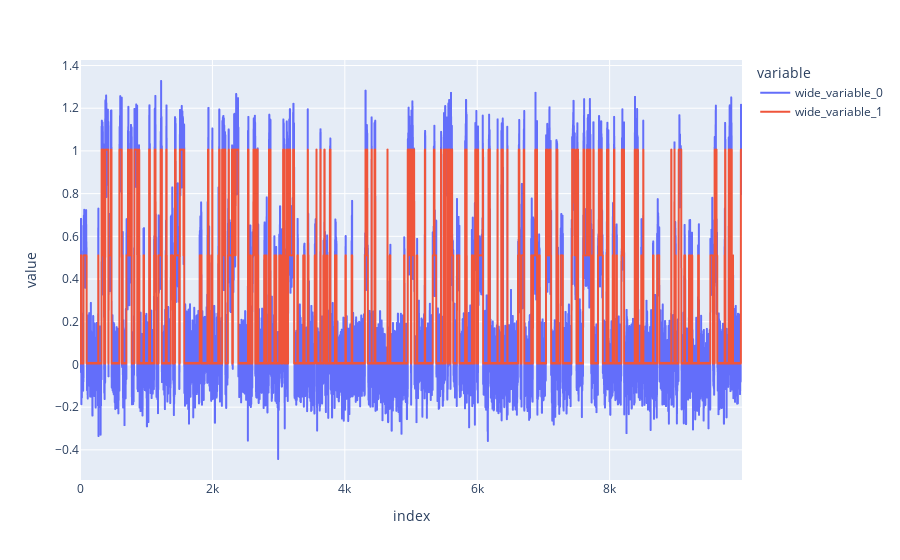

The notebook cell saved with this chart:
### Code cell
px.line(y=[np.array(values).flatten(), predictions])

### Figure 1 — Plotly figure (JSON) as saved in the notebook; plotly's stock layout.template omitted (floating-point values rounded to 4 significant figures; data arrays with more than 128 entries replaced by an {"elided": "..."} marker saying what was removed)
{"data": [{"hovertemplate": "variable=wide_variable_0<br>index=%{x}<br>value=%{y}<extra></extra>", "legendgroup": "wide_variable_0", "line": {"color": "#636efa", "dash": "solid"}, "marker": {"symbol": "circle"}, "mode": "lines", "name": "wide_variable_0", "showlegend": true, "type": "scattergl", "x": {"elided": "10000 int values"}, "xaxis": "x", "y": {"elided": "10000 float values"}, "yaxis": "y"}, {"hovertemplate": "variable=wide_variable_1<br>index=%{x}<br>value=%{y}<extra></extra>", "legendgroup": "wide_variable_1", "line": {"color": "#EF553B", "dash": "solid"}, "marker": {"symbol": "circle"}, "mode": "lines", "name": "wide_variable_1", "showlegend": true, "type": "scattergl", "x": {"elided": "10000 int values"}, "xaxis": "x", "y": {"elided": "10000 float values"}, "yaxis": "y"}], "layout": {"legend": {"title": {"text": "variable"}, "tracegroupgap": 0}, "margin": {"t": 60}, "xaxis": {"anchor": "y", "domain": [0, 1], "title": {"text": "index"}}, "yaxis": {"anchor": "x", "domain": [0, 1], "title": {"text": "value"}}}}
